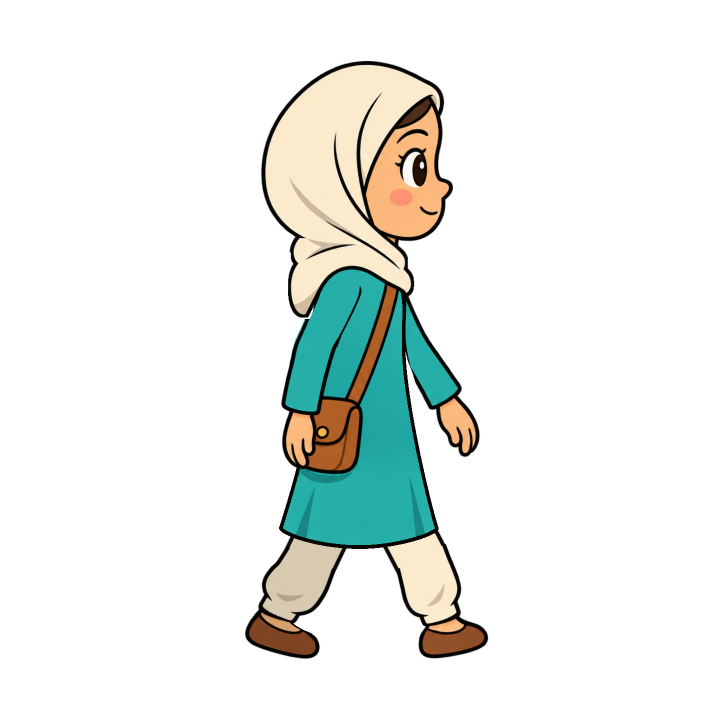
#> input picture docs/reem_torso_outline/walk_1_rgba.png, 1446 x 1446 px (shown at 1/2 size); its folder holds only this picture in this run
$ python reem_walk_contact_sheet.py
#> lines starting #> are read from the running program, lines starting #| are printed output that depends on the picture
"""Arrange the eight unpainted Godot captures into a labelled review image."""
from pathlib import Path
from PIL import Image, ImageDraw, ImageFont
ROOT = Path(__file__).resolve().parents[1]
folder = ROOT / 'docs/reem_torso_outline'
sheet = Image.new('RGB', (1600, 1040), '#fff4de')
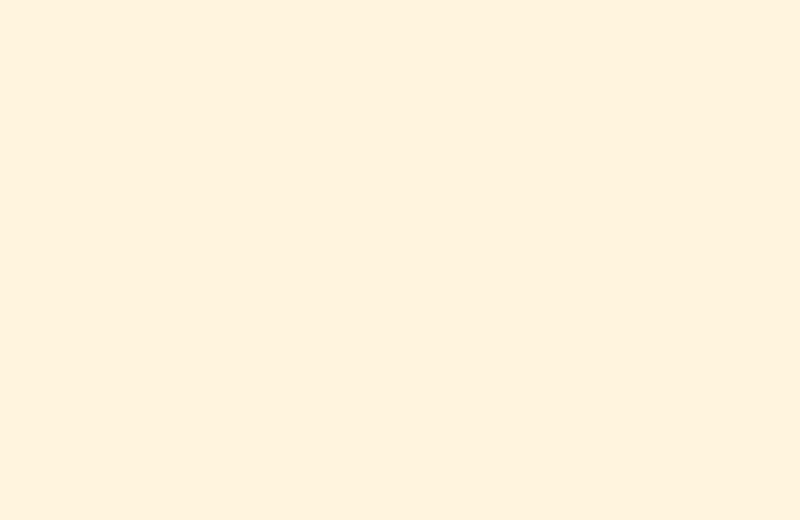
#> sheet: PIL image 1600x1040 RGB (shown at 1/2 size); mean R, G, B 255, 244, 222
draw = ImageDraw.Draw(sheet)
font = ImageFont.truetype('C:/Windows/Fonts/arial.ttf', 22)
for index in range(8):
    frame = Image.open(folder / f'walk_{index + 1}_rgba.png').convert('RGBA')
#> frame is the input picture: PIL image 1446x1446 RGBA; mean R, G, B, A 21.8, 25.5, 22, 41.2
    frame = frame.crop((350, 50, 1040, 1370))
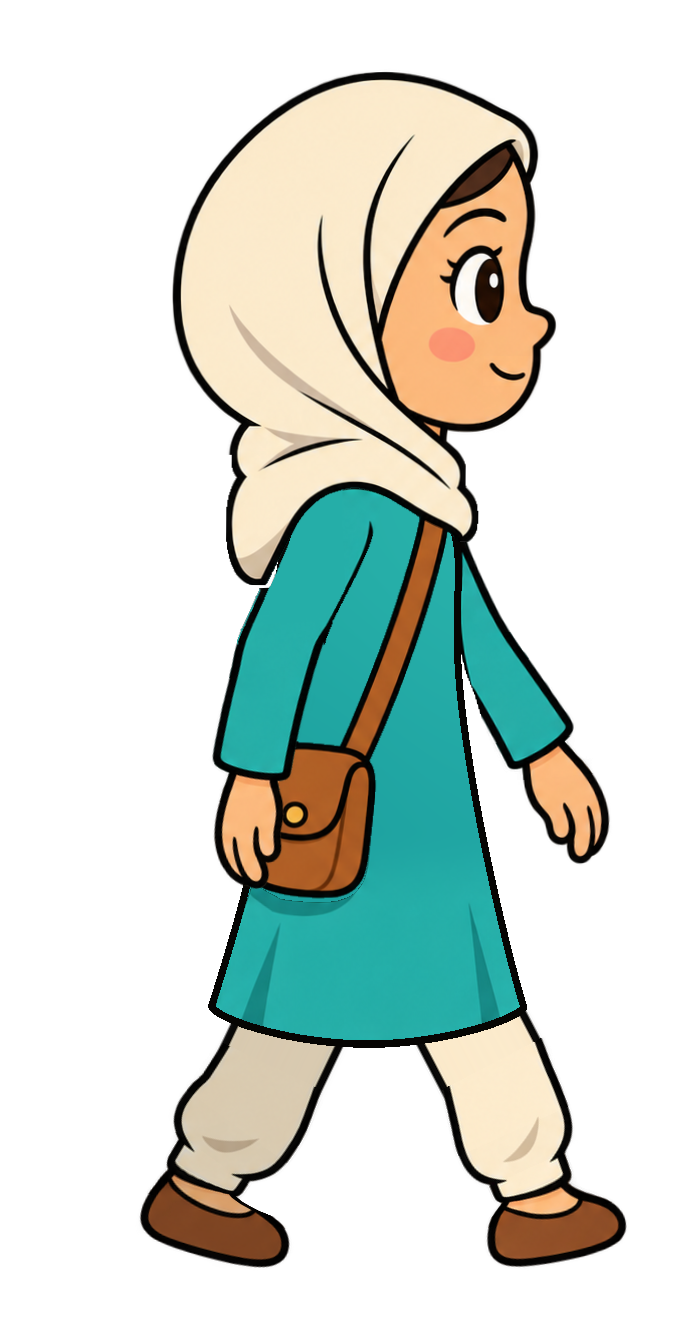
#> frame: PIL image 690x1320 RGBA; mean R, G, B, A 50.1, 58.6, 50.6, 94.6; transparent parts drawn white
    frame.thumbnail((390, 455), Image.Resampling.LANCZOS)
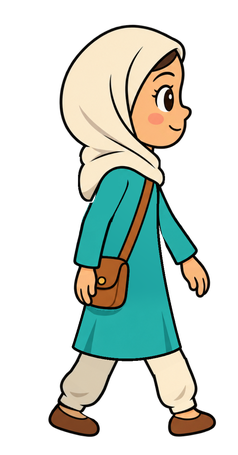
#> frame: PIL image 238x455 RGBA; mean R, G, B, A 50.2, 58.8, 50.7, 94.6; transparent parts drawn white
    x = index % 4 * 400 + (400 - frame.width) // 2
#> x = 81
    y = index // 4 * 520 + 12
    sheet.paste(frame, (x, y), frame)
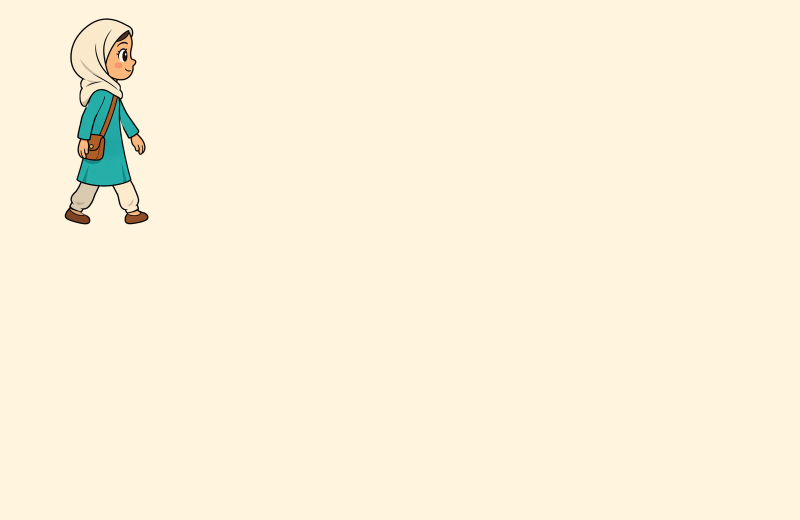
#> sheet: PIL image 1600x1040 RGB (shown at 1/2 size); mean R, G, B 252.1, 241.9, 219.9
#> (the run stopped early here; a loop or call above may not have finished)
